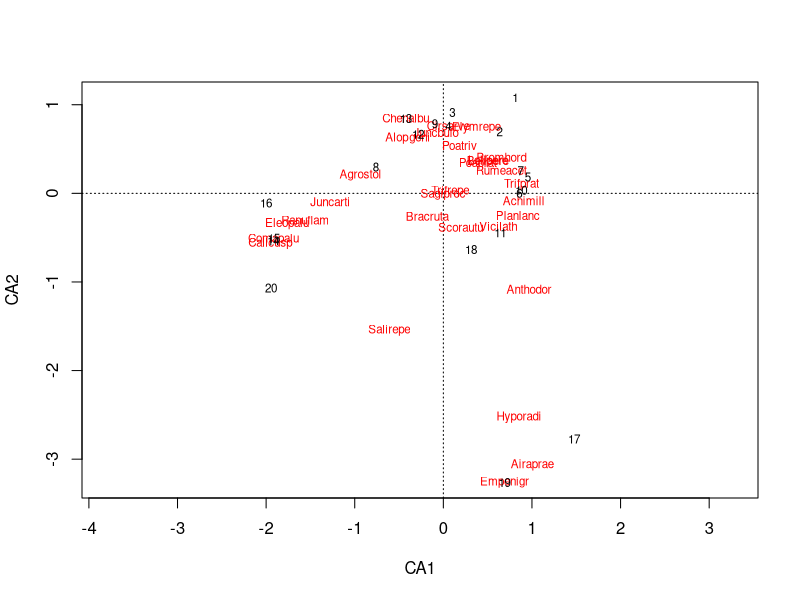
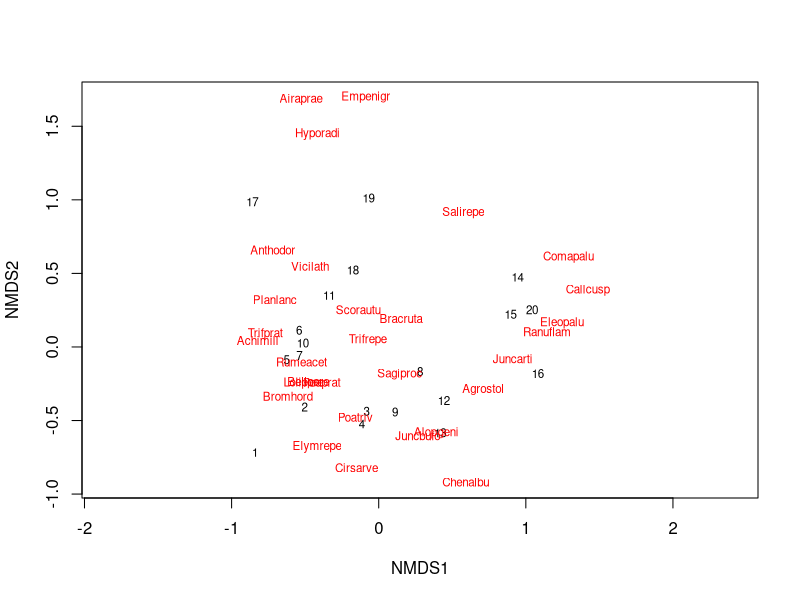
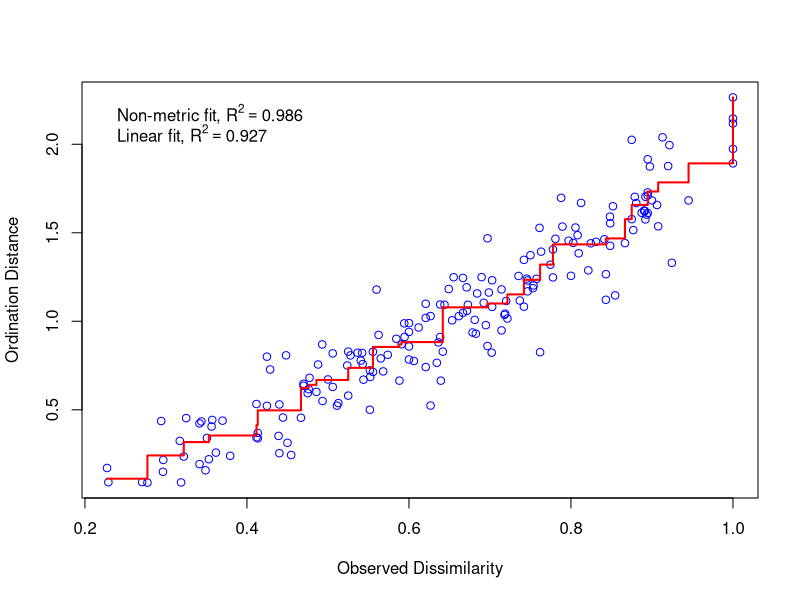
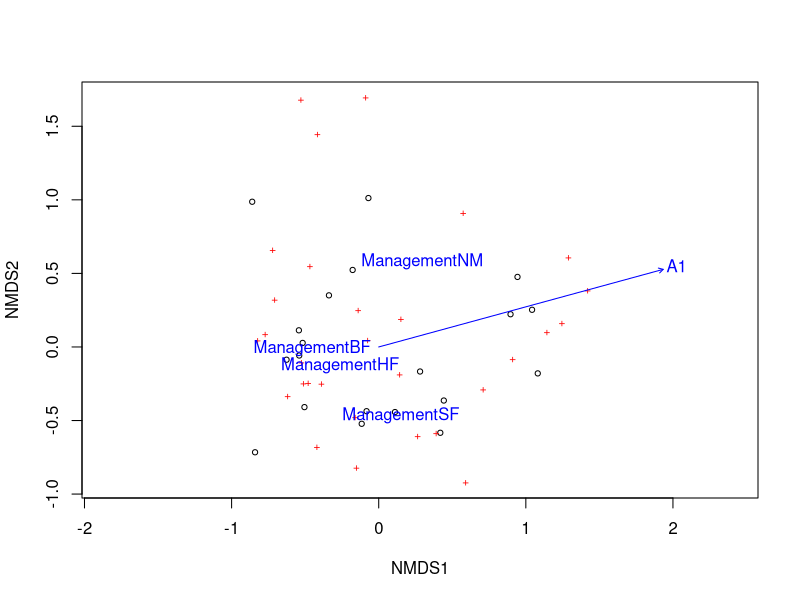
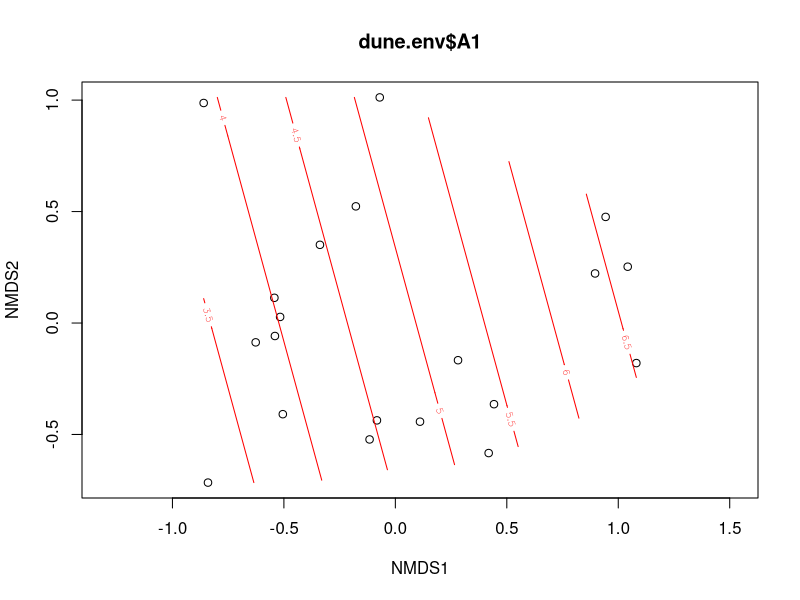
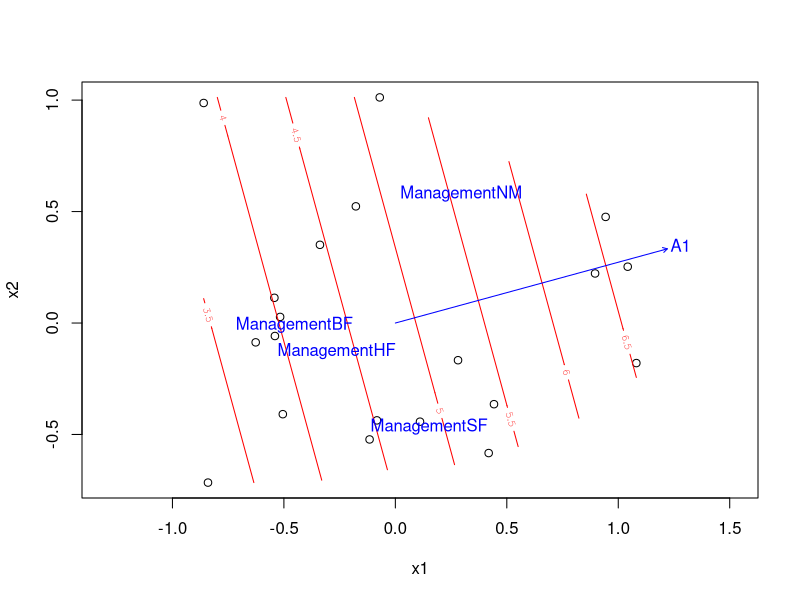
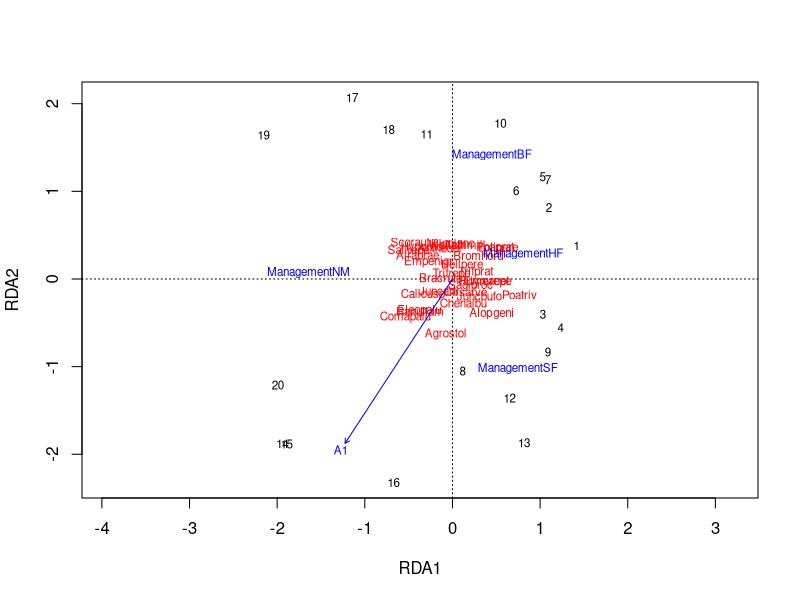
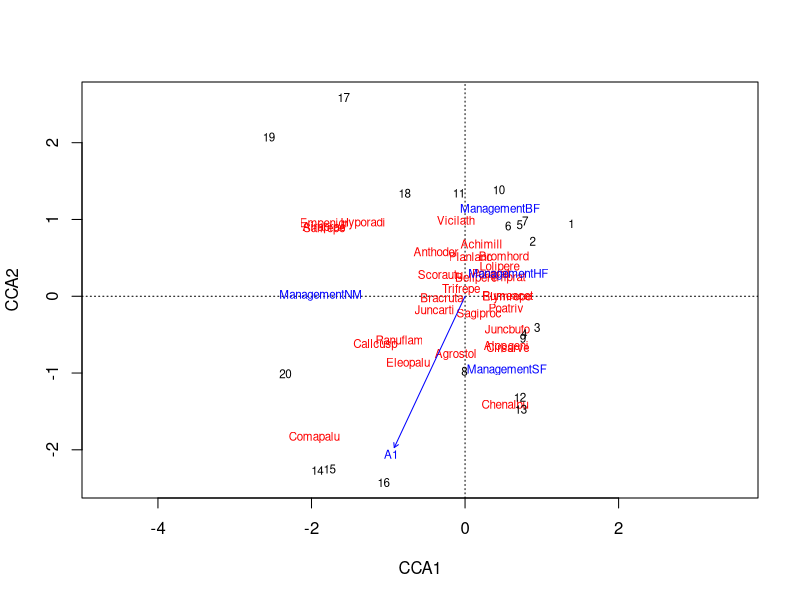

Write R code to recreate these figures, in order.
## ---- chunk 1
knitr::opts_chunk$set(echo = TRUE)
library(dplyr)
library(ggplot2)
library(cowplot)
## ---- chunk 2
esp <- cbind(esp1 = c(2, 8, 0, 3), esp2 = c(1, 3, 0, 0), esp3 = c(0, 0, 1, 0))
rownames(esp) <- c("site1", "site2", "site3", "site4")
esp
## ---- chunk 3
dist(esp)
## ---- chunk 4
library(vegan)

vegdist(esp, method = "bray")
## ---- chunk 5
esp_hel <- decostand(esp, method = "hellinger")
dist(esp_hel)
## ---- chunk 6
esp_chi2 <- decostand(esp, method = "chi.square")
dist(esp_chi2)
## ---- chunk 7
data(dune)

ac_dune <- cca(dune)
# display = "reg" to avoid printing all the species and sites coordinates
summary(ac_dune, display = "reg") 
## ---- chunk 8
plot(ac_dune)
## ---- chunk 9
md_dune <- metaMDS(dune, distance = "bray")
## ---- chunk 10
plot(md_dune, type = "t")
## ---- chunk 11
stressplot(md_dune)
## ---- chunk 12
data(dune.env)
head(dune.env)
## ---- chunk 13
adonis(dune ~ A1 + Moisture + Management + Use + Manure, dune.env)
## ---- chunk 14
envf <- envfit(md_dune, select(dune.env, A1, Management))
envf
## ---- chunk 15
plot(md_dune)
plot(envf)
## ---- chunk 16
ords <- ordisurf(md_dune, dune.env$A1)
## ---- chunk 17
plot(ords)
plot(envf)
## ---- chunk 18
dune_hel <- decostand(dune, method = "hellinger")
dune_hel <- scale(dune_hel)
rda_dune <- rda(dune_hel ~ A1 + Management, dune.env)
rda_dune
## ---- chunk 19
plot(rda_dune)
## ---- chunk 20
cca_dune <- cca(dune ~ A1 + Management, dune.env)
cca_dune
## ---- chunk 21
plot(cca_dune)
## ---- chunk 22
plot(ac_dune)
ac_envf <- envfit(ac_dune, select(dune.env, A1, Management))
plot(ac_envf)
